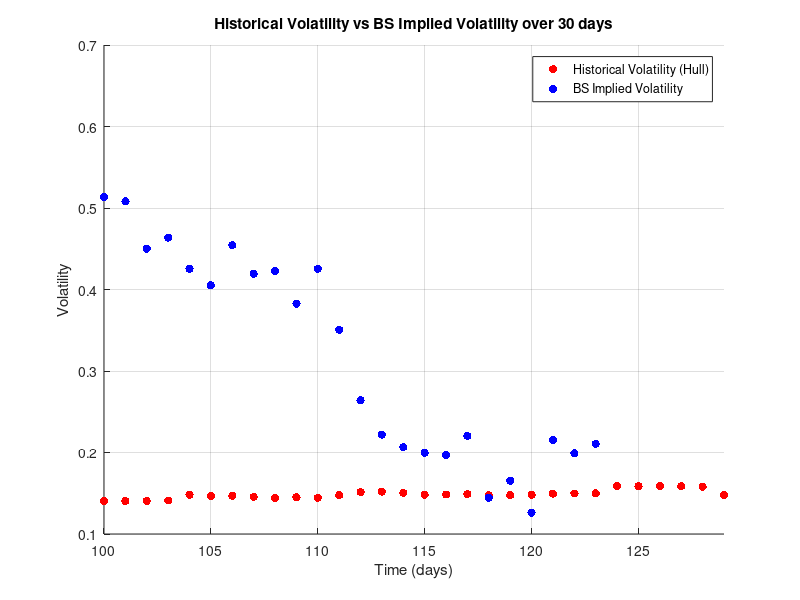

Recreate this plot in MATLAB.
    % calculate volatility of stock
p3325 = csvread('./p3325.csv');

Strike = 2925;
Rate = 0.0;
counter = 1;

T = 11.1 / 12;

call_prices_estimate = [];
implied_volatility = [];
estimated_volatility = [];

for i=52:222
    
    Price = p3325(i,3);
    Value = p3325(i,2);
    Time = T - T*(i / 222);
    
    if (100 < i) && (i <= 130)
        ImpliedVolatility = blsimpv(Price,Strike,Rate,Time,Value);
        implied_volatility(end+1) = ImpliedVolatility;

    end
  
    change_in_price = p3325(counter+1:i,3) - p3325(counter:i-1,3);
    change_in_price = std((change_in_price ./ p3325(counter:i-1,3)));
    
    Volatility = change_in_price * sqrt(252);

    if (100 < i) && (i <= 130)
        estimated_volatility(end+1) = Volatility;
    end
 
    [Call] = blsprice(Price,Strike,Rate,Time,Volatility);

    counter = counter + 1;
end

time = 100:1:129;

scatter(time,estimated_volatility,'r','filled')
hold on 
scatter(time,implied_volatility,'b','filled')

legend('Historical Volatility (Hull)','BS Implied Volatility')

title('Historical Volatility vs BS Implied Volatility over 30 days')

xlabel('Time (days)') % x-axis label
ylabel('Volatility') % y-axis label

xlim([100 129])
grid on
